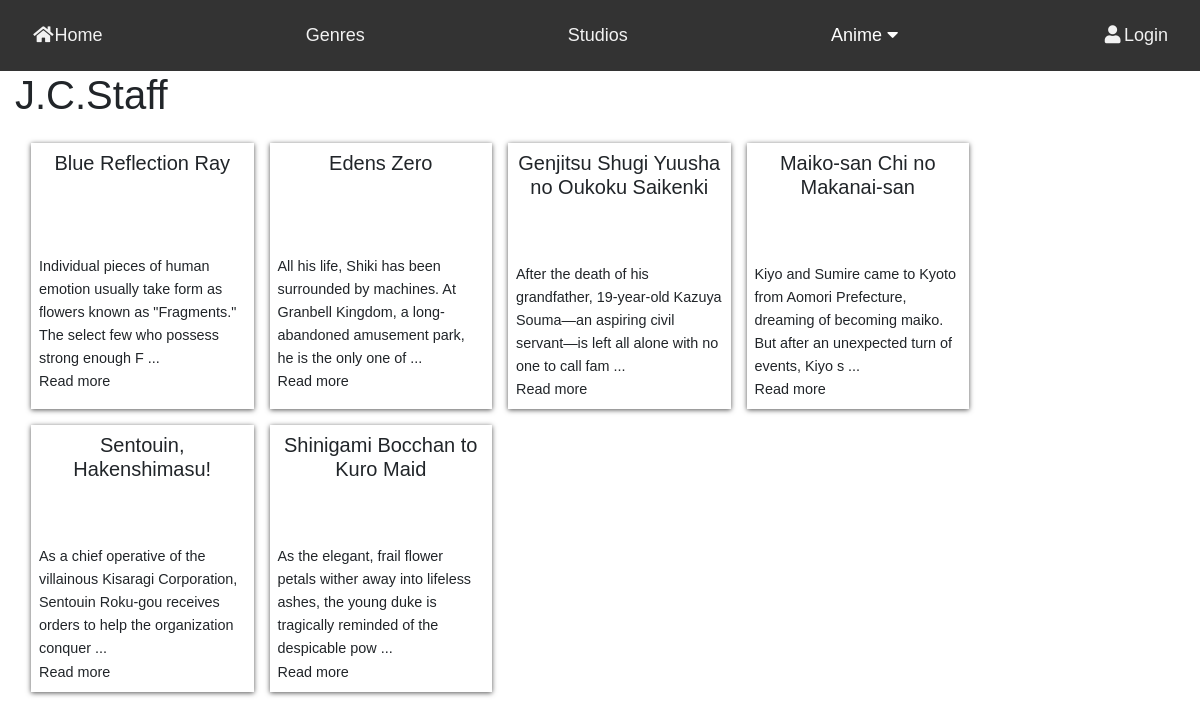
/catalog/studio/37, run on the app's committed database.
### catalog/models.py (models this page shows, shortened)
class Studio(models.Model):
    name = models.CharField(max_length=100, unique=True)
    class Meta:
        ordering = ['name']

class Anime(models.Model):
    mal_url = models.URLField()
    image_url = models.URLField()
    latest_ep_url = models.URLField(blank=True)
    title = models.CharField(max_length=1000)
    type = models.TextField(max_length=50)
    source = models.TextField(max_length=50)
    episodes = models.IntegerField(null=True, blank=True)
    last_aired_episode = models.IntegerField(null=True, blank=True)
    status = models.CharField(
        max_length=3,
        choices=[
            ('air', 'Currently Airing'),
            ('fin', 'Finished Airing'),  # alias = complete, "Finished Airing"
            ('tba', 'to_be_aired'),  # alias = tba, upcoming
        ])
    score = models.DecimalField(max_digits=4, decimal_places=2, null=True, blank=True)
    members = models.IntegerField()
    synopsis = models.TextField(max_length=5000, null=True, blank=True)
    season = models.ForeignKey(Season, on_delete=models.SET_NULL, null=True)
    air_day = models.CharField(
        max_length=3,
        choices=[
            ('Mon', 'Monday'),
            ('Tue', 'Tuesday'),
            ('Wed', 'Wednesday'),
            ('Thu', 'Thursday'),
            ('Fri', 'Friday'),
            ('Sat', 'Saturday'),
            ('Sun', 'Sunday'),
        ]
    )
    studios = models.ManyToManyField(Studio)
    genres = models.ManyToManyField(Genre)
    class Meta:
        ordering = ['title']
    def get_short_synopsis(self):
        return self.synopsis[:128]

### catalog/views.py (the view)
# urls.py: path('studio/<int:pk>', views.StudioDetailView.as_view(), name='studio-detail'),
class StudioDetailView(generic.DetailView):
    model = Studio
    template_name = 'catalog/studio_detail.html'

### catalog/templates/catalog/studio_detail.html (shortened to what this page needs)
{% extends "base.html" %}
{% block css %}
  {% load static %}
  <link rel="stylesheet" href="{% static 'css/card.css' %}">
{% endblock %}
{% block content %}
  <h1>{{ studio.name }}</h1>
  {% if studio.anime_set.exists %}
    <section class="card-container">
      {% for anime in studio.anime_set.all %}
        <article class="mycard">
          <header class="card__title">
            <h5><a href="{% url 'anime-detail' anime.pk %}">{{ anime.title }}</a></h5>
          </header>
          <figure class="card__thumbnail">
          </figure>
          <main class="card__description">
            {{ anime.get_short_synopsis }}
            ...
            <br><a href="{% url 'anime-detail' anime.pk %}">Read more</a>
          </main>
        </article>
      {% endfor %}
    </section>
  {% else %}
    <p>There are no anime from this studio in pingu's database.</p>
  {% endif %}
{% endblock %}

### catalog/static/css/navbar.css (style rules this page uses)
body { font-family: Arial, Helvetica, sans-serif; }
a { color: inherit; }

### catalog/static/css/card.css (style rules this page uses)
.card-container { display: grid; padding: 1rem; grid-template-columns: repeat(auto-fit, minmax(200px, 1fr)); grid-gap: 1rem; }
.mycard { display: grid; }
* { box-sizing: border-box; }
.mycard { box-shadow: 0 1px 5px #555; background-color: white; }
.card__title { font-size: 1.5rem; padding: .5rem; text-align: center; }
.card__description { font-size: .9rem; padding: .5rem; line-height: 1.6em; }

### data on the page
Studio: name "J.C.Staff"
Anime: title "Blue Reflection Ray", get_short_synopsis "Individual pieces of human emotion usually take form as flowers known as \"Fragments.\" The select few who possess strong enough F"
Anime: title "Edens Zero", get_short_synopsis "All his life, Shiki has been surrounded by machines. At Granbell Kingdom, a long-abandoned amusement park, he is the only one of"
Anime: title "Genjitsu Shugi Yuusha no Oukoku Saikenki", get_short_synopsis "After the death of his grandfather, 19-year-old Kazuya Souma—an aspiring civil servant—is left all alone with no one to call fam"
Anime: title "Maiko-san Chi no Makanai-san", get_short_synopsis "Kiyo and Sumire came to Kyoto from Aomori Prefecture, dreaming of becoming maiko. But after an unexpected turn of events, Kiyo s"
Anime: title "Sentouin, Hakenshimasu!", get_short_synopsis "As a chief operative of the villainous Kisaragi Corporation, Sentouin Roku-gou receives orders to help the organization conquer"
Anime: title "Shinigami Bocchan to Kuro Maid", get_short_synopsis "As the elegant, frail flower petals wither away into lifeless ashes, the young duke is tragically reminded of the despicable pow"
